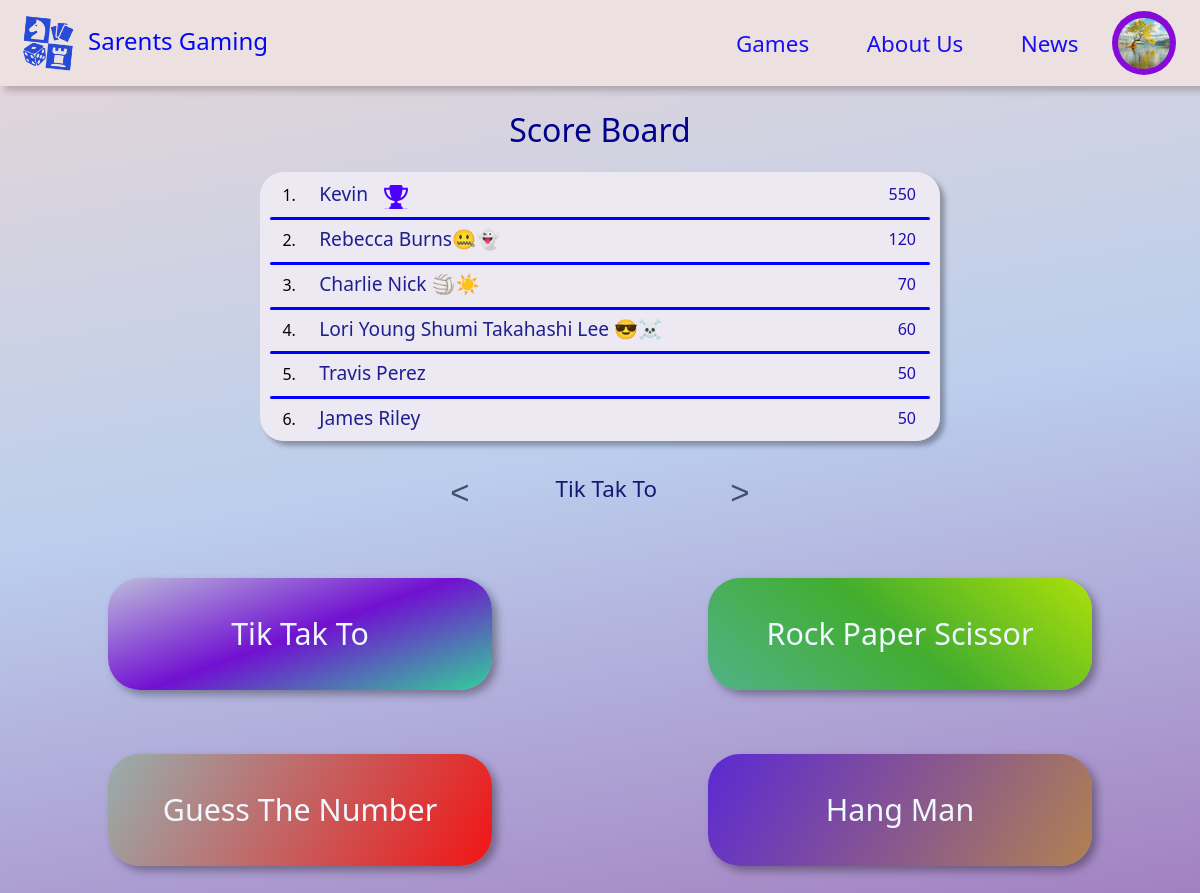
/home/ (signed in), run on the app's committed database.
### games/models.py (models this page shows, shortened)
class Score(models.Model):
    player = models.ForeignKey(user, on_delete=models.CASCADE)
    game = models.ForeignKey(WebGame, on_delete=models.CASCADE)
    score = models.IntegerField(default=0)
    last_played = models.DateTimeField(verbose_name='last played',
                                       auto_now=True)
    class Meta:
        unique_together = ('player', 'game')

class WebGame(models.Model):
    name = models.CharField(max_length=50)
    def __str__(self):
        return self.name

### main/models.py (models this page shows, shortened)
class account(AbstractUser, PermissionsMixin):
    name = models.CharField(max_length=100, null=False)
    mobile = models.CharField(max_length=11, null=False, unique=True)
    dob = models.DateField(verbose_name='birth day', null=True, blank=True)
    username = models.CharField(max_length=200, unique=True, null=False)
    email = models.EmailField(_('email address'),
                              max_length=200,
                              unique=True,
                              null=False)
    profilePic = models.ImageField(default="2023.png")
    password = models.CharField(max_length=200, null=False)
    code = models.IntegerField(default=generateRandom())
    date_joined = models.DateTimeField(verbose_name='date_joined',
                                       auto_now_add=True)
    last_login = models.DateTimeField(verbose_name='last_login', auto_now=True)
    is_admin = models.BooleanField(default=False)
    is_active = models.BooleanField(default=False)
    is_staff = models.BooleanField(default=False)
    is_superuser = models.BooleanField(default=False)
    objects = AccuntManager()
    USERNAME_FIELD = 'username'
    REQUIRED_FIELDS = ['email', 'name', 'dob']
    def __str__(self):
        return self.name

### games/views.py (the view)
# urls.py: 2. Add a URL to urlpatterns:  path('', views.home, name='home')
@login_required
def home(request):
    return render(
        request, 'games/index.html', {
            'title': ' - Home',
            'user': request.user,
            'games': games,
            'game1': Score.objects.filter(game=games[0]).order_by('-score'),
            'game2': Score.objects.filter(game=games[1]).order_by('-score'),
            'game3': Score.objects.filter(game=games[2]).order_by('-score'),
            'game4': Score.objects.filter(game=games[3]).order_by('-score')
        })

### games/templates/games/index.html (shortened to what this page needs)
{% extends "games/base.html" %}
{% load static %}
{% block links %}
  <link rel="stylesheet" href="{% static '/css/home.css' %}" />
{% endblock links %}
{% block content %}
  <nav>
    <img src="{% static '/graphics/favicon.png' %}" id="logo" />
    <h3>Sarents Gaming</h3>
    <ul>
      <li><a href=" {% url 'home' %} ">Games</a></li>
      <li><a href="#">About Us</a></li>
      <li><a href=" {% url 'slides' %} ">News</a></li>
      <li>
        <div class="image" id="prfl">
          <div class="pic"></div>
        </div>
      </li>
    </ul>
  </nav>
  <h1>Score Board</h1>
  <div class="tables" id="table">
    <ol class="rows">
      {% for n in game1 %}
      <li class="row">
        <div class="name">{{n.player}}</div>
        <div class="score">{{n.score}}</div>
      </li>
      {% endfor %}
    </ol>
  </div>
  <div class="links">
    <button id="lt">&lt</button>
    <div class="names" id="mygames">
      {% for n in games %}
      <div class="name1">{{n}}</div>
      {% endfor %}
    </div>
    <button id="gt">&gt</button>
  </div>
  <div class="games">
    <div class="box1">
      <a class="tik-tak-toe" href=" {% url 'nmbr' 'Tik Tak To' %} ">Tik Tak To</a>
      <a class="guess-the-number" href="{% url 'nmbr' 'Guess The Number' %}">
        Guess The Number
      </a>
    </div>
    <div class="box2">
      <a class="rock-paper-scissor" href="{% url 'nmbr' 'Rock Paper Scissor' %}">
        Rock Paper Scissor
      </a>
      <a class="hang-man" href="{% url 'nmbr' 'Hang Man' %}">Hang Man</a>
    </div>
  </div>
{% endblock content %}

### static/css/games.css (style rules this page uses)
body { margin: 0; padding: 0; display: flex; overflow: hidden; align-items: center; font-family: system-ui; }

### static/css/home.css (style rules this page uses)
body { height: auto; min-width: 130vh; overflow-y: scroll; padding-top: 5.4rem; flex-direction: column; background: linear-gradient(170deg, #e8d6d6, #bbceed, #a380c1); }
:root { --width: 680px; }
a { color: aliceblue; text-decoration: none; }
nav { z-index: 10; top: 0; width: 100%; display: flex; height: 5.4rem; position: fixed; min-width: 130vh; background: #ede0e0; justify-content: space-between; box-shadow: 0.3rem 0.3rem 0.4rem rgba(39, 18, 18, 0.22); }
nav #logo { height: 3.4rem; transform: rotateZ(6deg); margin: 1rem 2rem 0.9rem 1.4rem; }
nav h3 { left: 6.5rem; font-weight: 500; color: #0009f2; font-size: 1.5rem; position: absolute; transform: translate(-1rem); }
nav ul { width: 26rem; display: flex; padding-left: 0; list-style: none; margin-right: 3rem; justify-content: space-between; }
nav ul li a { color: #1910f0; font-weight: 500; font-size: 1.4rem; line-height: 3.5rem; transition: all 0.1s; text-decoration: none; }
nav ul li .image { height: 4em; aspect-ratio: 1; border-radius: 50%; position: relative; margin-top: -0.3rem; margin-left: -1.5rem; margin-right: -1.5rem; background: rgb(134, 11, 219); }
nav ul li .image .pic { top: 0.4rem; left: 0.4rem; height: 3.2rem; aspect-ratio: 1; position: absolute; border-radius: 50%; background-size: cover; background-position: center; }
h1 { font-weight: 500; color: darkblue; }
.games { width: 100%; grid-template-columns: repeat(2, 1fr); grid-template-rows: 1fr; grid-column-gap: 0rem; grid-row-gap: 0rem; margin-top: 2.6rem; min-width: 62rem; display: grid; }
.games .box1, .games .box2 { display: flex; align-items: center; flex-direction: column; }
.games .box1 { grid-area: 1/1/2/2; }
.games .box2 { grid-area: 1/2/2/3; }
.tik-tak-toe, .guess-the-number, .rock-paper-scissor, .hang-man { height: 7rem; width: 24rem; font-size: 1.9rem; line-height: 7rem; text-align: center; background: #fff; border-radius: 2rem; margin: 2rem 0; display: inline-block; box-shadow: 0.3rem 0.3rem 0.5rem rgba(0, 0, 0, 0.34); }
.tik-tak-toe { background: linear-gradient(160deg, #bcbcdb, #7110d1, #32d099); }
.guess-the-number { background: linear-gradient(120deg, #97afaf, #f21414); }
.rock-paper-scissor { background: linear-gradient(220deg, #ade00a, #42ad2e, #50b289); }
.hang-man { background: linear-gradient(120deg, #5b29d3, #b18151); }
.tables { width: var(--width); display: flex; height: 16.8rem; overflow: hidden; margin-bottom: 2rem; border-radius: 1.5rem; scroll-behavior: smooth; box-shadow: 0.3rem 0.3rem 0.3rem rgba(0, 0, 0, 0.3); }
.tables ol { height: 17rem; margin-top: 0; position: relative; overflow-y: scroll; background: #ece9f2; min-width: var(--width); }
.tables ol li { height: 2.8rem; position: relative; line-height: 2.8rem; }
.tables ol li::after { content: ""; left: -1.9rem; min-height: 3px; min-width: 660px; position: absolute; background: blue; border-radius: 0.5rem; }
.tables ol li .name { color: #1f1f90; font-weight: 500; font-size: 1.2rem; position: relative; text-indent: 1.2rem; }
.tables ol li .score { float: right; color: #210eaf; font-weight: 500; margin-right: 4rem; margin-top: -2.8rem; }
.names, .links { display: flex; }
.links button { width: 50px; border: none; height: 30px; cursor: pointer; font-size: 33px; background: none; color: rgb(64, 80, 109); }
.names { width: 250px; margin: 0 -10px; overflow-x: hidden; scroll-behavior: smooth; }
.name1 { margin: 0; text-indent: 5%; font-weight: 500; color: #151976; min-width: 250px; font-size: 1.4rem; text-align: center; pointer-events: none; }
.tables ol li:first-child .name::after { content: ""; width: 1.5rem; aspect-ratio: 1; margin-left: 1rem; margin-top: 0.8rem; position: absolute; background: url(/static/graphics/trophy-solid.svg); }

### data on the page
Score: player "Kevin", score "550"
Score: player "Rebecca Burns🤐👻", score "120"
Score: player "Charlie Nick 🏐☀️", score "70"
Score: player "Lori Young Shumi Takahashi Lee 😎☠️", score "60"
Score: player "Travis Perez", score "50"
Score: player "James Riley", score "50"
WebGame: name "Tik Tak To"
